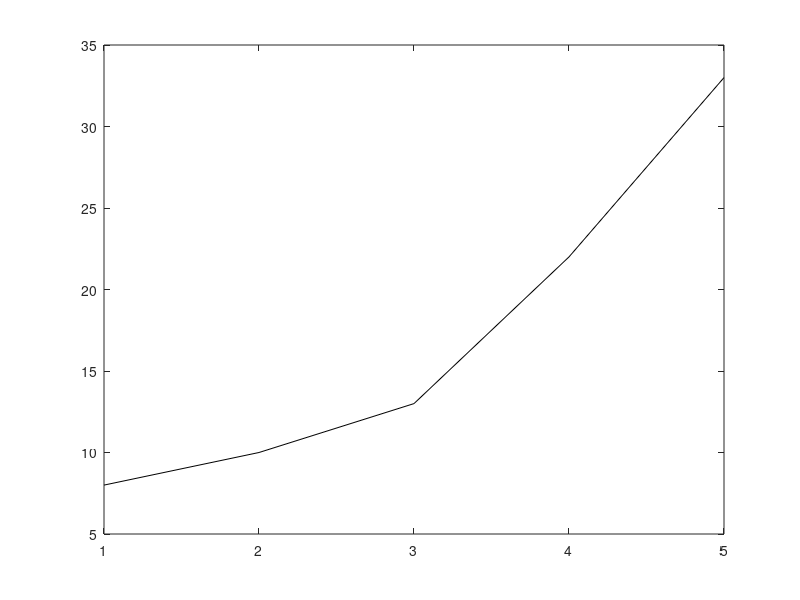

The MATLAB script that drew this image: (Note: this script raises an error after producing the figure.)
close all
clear
clc

addpath('/Users/Roccotepper/Documents/turtles/TurtleData')
addpath('/Users/Roccotepper/Documents/turtles/sinide')


filtL = 0.4;
filtH = 0.0005;
stock = 'JPM'

sampLen = 67;
predLen = 1;
interval = 10;

day = 2300;
futer = 100;
present = day;

% sFFT = SignalGenerator(stock, present+2, 2000);
% [sigFFT, sigHL, sigH, sigL] = sFFT.getSignal('c', filtH, filtL);
%
% m = MoonFinder(sigFFT);
% m.getAandP();

% foundP = [209 121 81 62 41 33 22 13 10 8];
foundP = [33 22 13 10 8];
% foundP = [41 33 22 8];
% foundA = [0.67 0.63 0.43 0.29 0.16 0.19 0.14 0.08]*4;
% foundP = [209 121 81 62];
foundA = [0.67 0.63 0.43 0.29 .19];
theta = [1,2,3,4,5];

prAll = [];

icl = 1;
hsvNum = futer/interval;
hsvNum = 2;
col = hsv(hsvNum);
figure()
plot(sort(foundP'),'k')


for i = 0:futer/interval
    present = day + i*interval
    
    sMod = SignalGenerator(stock, present+2, sampLen);
    [sig, sigHL, sigH, sigL] = sMod.getSignal ('c', filtH, filtL);
    sigMod = sig;
    
    %     figure(10)
    %     plot(sigMod)
    %     drawnow
    t = (0:length(sigMod)-1).';
    
    fun = @(x)loopClosure(theta, t, sigMod, x);
    
    resMajor = [];
    
    
    for ii = 1:1
        
        ii
        
        parfor i = 1:500
            
            guess      = zeros(length(theta),3);
            guess(:,1) = rand(length(theta),1)*1;
            %       guess(:,1) = foundA %+ ((-0.5+rand(1,length(foundP)))*2)*1
            %    guess(:,2) = rand(length(theta),1)*210;
            guess(:,2) = foundP + ((-0.5+rand(1,length(foundP)))*2)*5;
            %         guess(end,2 ) = 10;
            guess(:,3) = rand(length(theta),1)*2*pi;
            guess = guess';
            guess = guess(:);
            guess(end+1) = mean(sigMod);
            
            x0 = [guess'];
            
            lb = [];
            ub = [];
            options = optimset('Display', 'off');
            
            [x, resnorm] = lsqnonlin(fun, x0, lb, ub, options);
            
            
            resMinor = [resnorm/sampLen , x];
            resMajor = [resMajor; resMinor];
            
        end
        
        resMajor = sortrows(resMajor,1);
        
        %     if resMajor(1,1) < 1.5
        %         break
        %     end
        
    end
    
    
    sPro = SignalGenerator(stock, present+2+predLen, sampLen+predLen);
    [sigPro, sigHL, sigH, sigL] = sPro.getSignal('c', filtH, filtL);
    
    sMtx = SignalGenerator(stock, present+2+predLen, sampLen+predLen);
    [sigMtx, sigHL, sigH, sigL] = sMtx.getSignal('all', filtH, filtL);
    
    for hide_BF = 1:1
        t = TideFinder(sigMod, foundA, foundP);
        t.getTheta('BF');
        c = Construction(foundA, foundP, theta, predLen, sigMod);
        [model, prediction, projection] = c.constructPro();
        c.plotPro(projection, sigPro);
        title('BF');
        e = Evaluator(sigMod, model, prediction);
        pr1 = e.percentReturn(sigPro);
    end
    
    for hide_lsq = 1:1
        
        x = resMajor(1,2:end);
        resMajor(1,1)
        xReshaped = reshape(x(1:end-1),3,length(theta));
        A = xReshaped(1,:)';
        P = xReshaped(2,:)';
        theta = xReshaped(3,:)';
        storeProps = [P,A,theta];
        storeProps = sortrows(storeProps,1);
        P = storeProps(:,1);
        A = storeProps(:,2);
        if P(1) < 8
            A(1) = A(1)*3;
        end
        theta = storeProps(:,3);
        
        c = Construction(A, P, theta, predLen, sigMod);
        [model, prediction, projection] = c.constructPro();
        c.plotPro(projection, sigPro);
        title('lsqBest');
        e = Evaluator(sigMod, model, prediction);
        pr2 = e.percentReturn(sigPro)
        
        display([sort(foundP'), sort(P)]);
        
    end
    
    for hide_candles = 1:1
        spPasto = sigMtx(end-predLen-10:end-predLen,1);
        spPasth = sigMtx(end-predLen-10:end-predLen,2);
        spPastl = sigMtx(end-predLen-10:end-predLen,3);
        spPastc = sigMtx(end-predLen-10:end-predLen,4);
        spPastt = length(sigPro)-(predLen)-10:length(sigPro)-predLen;
        
        spo = sigMtx(end-(predLen-1):end,1);
        sph = sigMtx(end-(predLen-1):end,2);
        spl = sigMtx(end-(predLen-1):end,3);
        spc = sigMtx(end-(predLen-1):end,4);
        spt = length(sigPro)-(predLen-1):length(sigPro);
        
        spmh = max(sigMtx(end-(predLen-1):end,2));
        spml = min(sigMtx(end-(predLen-1):end,3));
        
        speo = sigMtx(end-(predLen-1),1);
        spec = sigMtx(end,4);
        
        for cc = predLen:-1:0
            
            hold on;
            plot(sigMod,'m')
            plot(spt(1:end-cc),spo(1:end-cc),'ro')
%             pause;
            plot(sigPro(1:end-cc),'r')
            plot(spt(1:end-cc),sph(1:end-cc),'k+')
            plot(spt(1:end-cc),spl(1:end-cc),'ks')
            
            plot(spt(1:end-cc),spc(1:end-cc),'x', 'color', [0, 0.65, 0])
            plot(spt(1),speo,'ro');
            plot(spPastt,spPastc, 'x', 'color', [0, 0.65, 0], 'markers', 7)
            plot(spPastt,spPasto,'ro', 'markers', 7)
            plot(spPastt,spPasth,'k+', 'markers', 7)
            plot(spPastt,spPastl,'ks', 'markers', 7)
            
            hold off
            
            drawnow
            
        end
        
    end
    
    pause
    
    
    close all
    
    prAll = [prAll; pr2]
    


end
